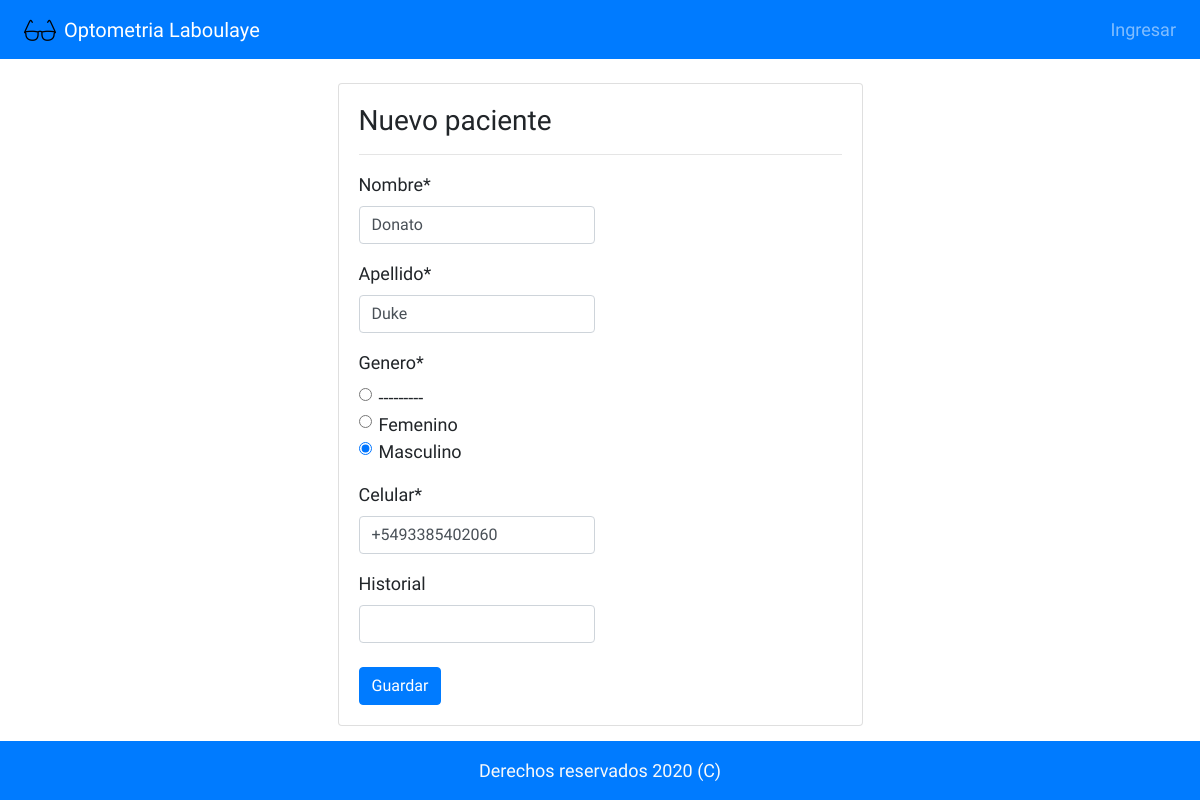
/optometrialbye/paciente/editar/9, run on the app's committed database.
### optometrialbye/models.py (models this page shows, shortened)
class Pacientes(models.Model):
    nombre = models.CharField(max_length= 100)
    apellido = models.CharField(max_length= 100)
    genero = models.CharField(max_length= 2, choices= genero_opciones)
    celular_regex = RegexValidator(regex=r'^\+?549?\d{10}$', message = "Número debe ser ingresado en formato '+549XXXXXXXXXX'.")
    celular = models.CharField("Celular", validators=[celular_regex], max_length = 14, unique = True)
    historial = models.CharField( 'Historial', max_length=200, blank= True)
    class Meta:
        ordering = ['apellido']

### optometrialbye/views.py (the view)
# urls.py: path('paciente/editar/<int:pk>', views.PacienteUpdate.as_view(), name = 'editar_paciente'),
class PacienteUpdate(UpdateView):
    model = Pacientes
    template_name = 'optolbye/nuevo_paciente.html'
    form_class = PacienteForm
    success_url = reverse_lazy('index')

### optometrialbye/forms.py
class PacienteForm(forms.ModelForm):
    class Meta:
        model = Pacientes
        fields = '__all__'
        widgets = {
            'genero' : forms.RadioSelect(),
            'historial' : forms.TextInput(attrs={'required': False})
        }

### optometrialbye/templates/optolbye/nuevo_paciente.html (shortened to what this page needs)
{% extends 'optolbye/base.html' %}
{% load static %}
{% block body %}
{% load crispy_forms_tags %}
<main class="py-4">
    <div class="container row m-auto">
        <div class="col-md-6 m-auto">
            <div class="card">
                <div class="card-body">
                    <h3>Nuevo paciente</h3>
                    <hr>
                    <form method="POST">
                        <div class="form-row">
                            <div class="form-group col-md-6 mb-0">
                              {{ form.nombre | as_crispy_field }}
                            </div>
                        </div>
                        <div class="form-row">
                            <div class="form-group col-md-6 mb-0">
                              {{ form.apellido | as_crispy_field }}
                            </div>
                        </div>
                        <div class="form-row">
                            <div class="form-group col-md-6 mb-0">
                              {{ form.genero | as_crispy_field }}
                            </div>
                        </div>
                        <div class="form-row">
                            <div class="form-group col-md-6 mb-0">
                              {{ form.celular | as_crispy_field }}
                            </div>
                        </div>
                        <div class="form-row">
                            <div class="form-group col-md-6 mb-0">
                              {{ form.historial | as_crispy_field }}
                            </div>
                        </div>
                        <input type="submit" value="Guardar" class="btn btn-primary mt-2 ">
                    </form>
                </div>
            </div>
        </div>
    </div>
</main>
{% endblock  %}
{% block footer %}
<footer class="py-3 bg-primary fixed-bottom">
    <div class="container">
      <p class="m-0 text-light text-center">Derechos reservados 2020 (C)</p>
    </div>
</footer>
{% endblock %}

### optometrialbye/templates/optolbye/base.html (style rules this page uses)
body { font-family: 'Architects Daughter', serif; font-size: 18px; }

### data on the page
Pacientes: nombre "Donato", apellido "Duke", genero "☐ --------- ☐ Femenino ☑ Masculino", celular "+5493385402060"
